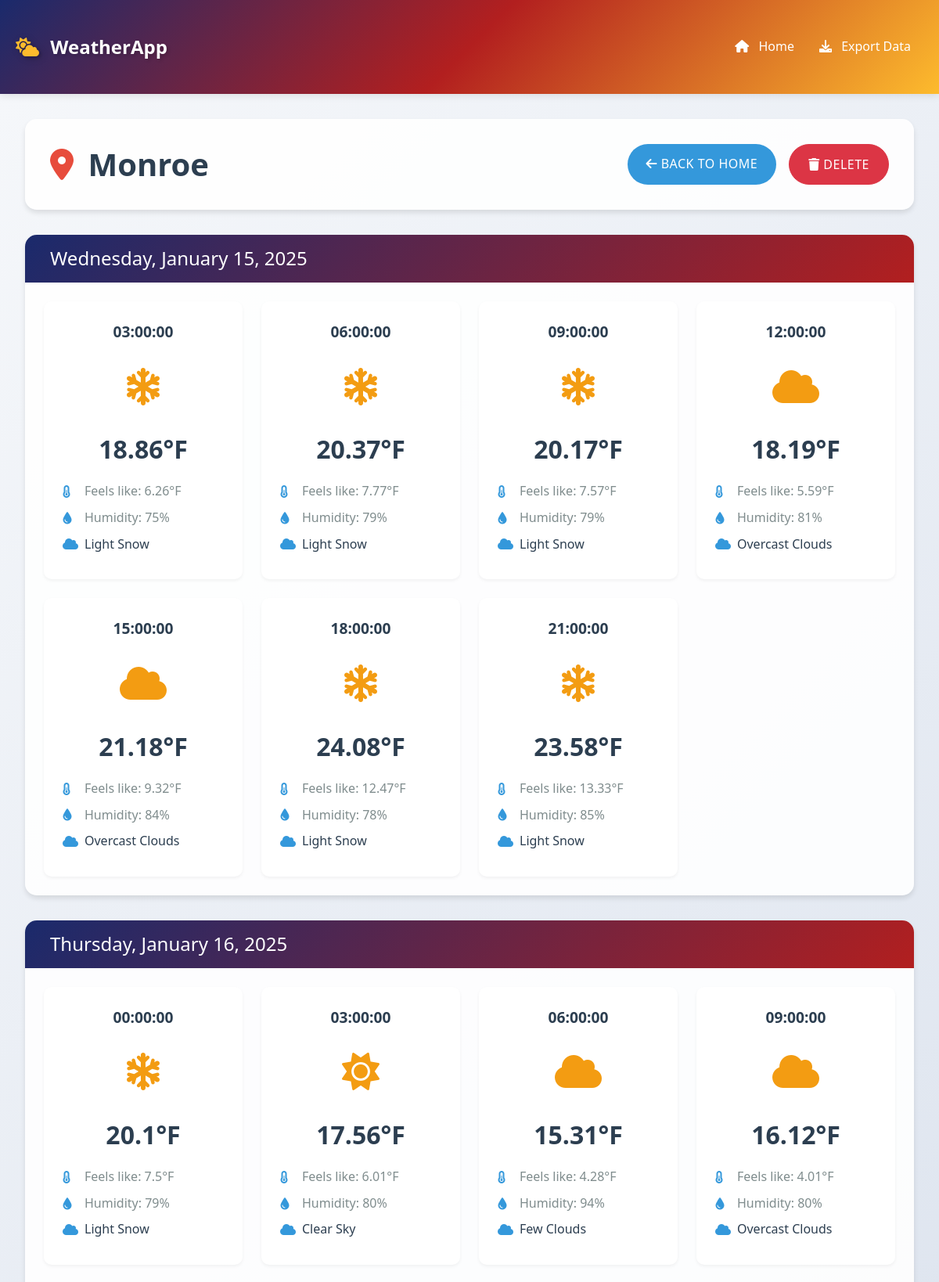
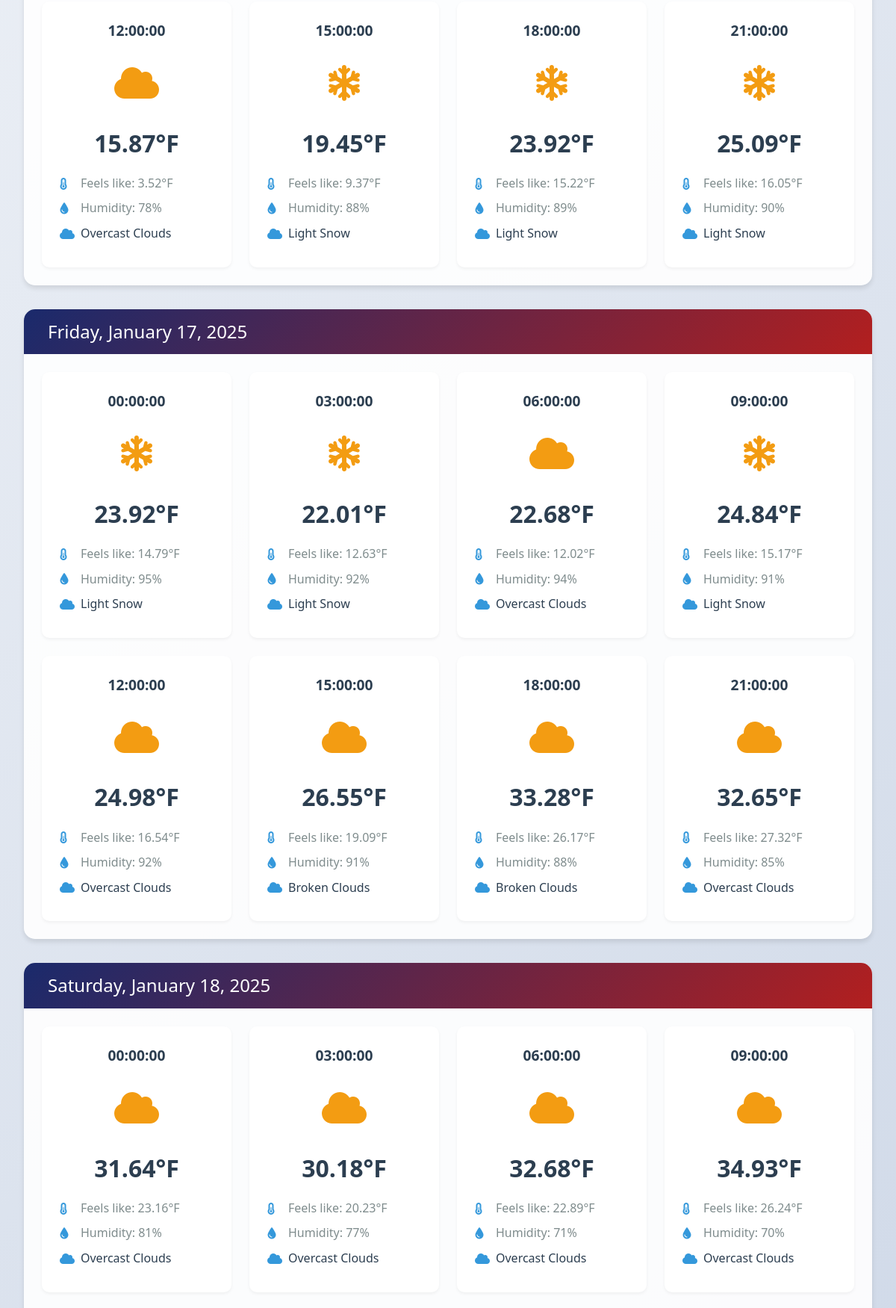
/foreCast/monroe (upper part), run on the app's committed database (2 pictures, top to bottom).
### base/models.py (models this page shows, shortened)
class City(models.Model):
    name = models.CharField(max_length=255 , null=False , blank=False)
    country = models.CharField(max_length=255 , null=False , blank=False)
    created_at = models.DateTimeField( auto_now_add=True)  # Add default for migration
    def __str__(self):
        return self.name

class Date(models.Model):
    date = models.DateField(null=False , blank=False)
    city = models.ForeignKey(City , on_delete=models.CASCADE)

class Weather(models.Model):
    date = models.ForeignKey(Date , on_delete=models.CASCADE)
    city = models.ForeignKey(City , on_delete=models.CASCADE)
    time = models.ForeignKey(Time, on_delete=models.CASCADE)
    temperature = models.FloatField(null=False , blank=False)
    humidity = models.TextField(null=False , blank=False)
    feels_like = models.TextField(null=False , blank=False)
    description = models.TextField(null=False , blank=False)

### base/views.py (the view)
# urls.py: path('foreCast/<str:city>', views.foreCast, name='foreCast'),
def foreCast(request , city):
    cityName = City.objects.get(name= city)
    dates = cityName.date_set.all()
    weather_data = {}
    for date in dates:
        related_times = date.time_set.all()
        weather_data[date] = []
        for time in related_times:
            weather=Weather.objects.get(time=time)
            weather_data[date].append({
                    "time": time.time.strftime('%H:%M:%S'),
                    "temperature": weather.temperature,
                    "humidity": weather.humidity,
                    "feels_like": weather.feels_like,
                    "description": weather.description,
                })
    return render(request, "base/forecast.html" , {'weather_date': weather_data , 'city': cityName})

### base/templates/base/forecast.html (shortened to what this page needs)
{% extends 'main.html' %}
{% block content %}
<div class="forecast-container">
    <div class="header-section">
        <div class="city-info">
            <h1><i class="fas fa-map-marker-alt"></i> {{ city|title }}</h1>
            <div class="actions">
                <a href="{% url 'home' %}" class="btn btn-primary">
                    <i class="fas fa-arrow-left"></i> Back to Home
                </a>
                <a href="{% url 'delete' city %}" class="btn btn-danger">
                    <i class="fas fa-trash"></i> Delete
                </a>
            </div>
        </div>
    </div>
    <div class="forecast-content">
        {% for date, forecasts in weather_date.items %}
        <div class="date-section">
            <div class="date-header">
                <h2>{{ date.date|date:"l, F d, Y" }}</h2>
            </div>
            <div class="forecasts-grid">
                {% for forecast in forecasts %}
                <div class="forecast-card">
                    <div class="time">{{ forecast.time }}</div>
                    <div class="weather-icon">
                        {% if 'clear' in forecast.description %}
                        <i class="fas fa-sun"></i>
                        {% elif 'cloud' in forecast.description %}
                        <i class="fas fa-cloud"></i>
                        {% elif 'rain' in forecast.description %}
                        <i class="fas fa-cloud-rain"></i>
                        {% elif 'snow' in forecast.description %}
                        <i class="fas fa-snowflake"></i>
                        {% else %}
                        <i class="fas fa-cloud-sun"></i>
                        {% endif %}
                    </div>
                    <div class="temperature">{{ forecast.temperature }}°F</div>
                    <div class="details">
                        <div class="detail-item">
                            <i class="fas fa-thermometer-half"></i>
                            Feels like: {{ forecast.feels_like }}°F
                        </div>
                        <div class="detail-item">
                            <i class="fas fa-tint"></i>
                            Humidity: {{ forecast.humidity }}%
                        </div>
                        <div class="detail-item description">
                            <i class="fas fa-cloud"></i>
                            {{ forecast.description|title }}
                        </div>
                    </div>
                </div>
                {% endfor %}
            </div>
        </div>
        {% endfor %}
    </div>
</div>
{% endblock %}

### templates/main.html (style rules this page uses)
:root { --primary-color: #2c3e50; --secondary-color: #3498db; --accent-color: #f1c40f; --background-color: #ecf0f1; --text-color: #2c3e50; --card-shadow: 0 4px 6px rgba(0, 0, 0, 0.1); --hover-transition: all 0.3s ease; }
body { font-family: 'Segoe UI', Tahoma, Geneva, Verdana, sans-serif; background: linear-gradient(135deg, #f5f7fa 0%, #c3cfe2 100%); min-height: 100vh; color: var(--text-color); line-height: 1.6; }
.btn { padding: 0.8rem 1.5rem; border-radius: 30px; font-weight: 500; text-transform: uppercase; letter-spacing: 0.5px; transition: var(--hover-transition); }
.btn-primary { background-color: var(--secondary-color); border: none; }

### base/templates/base/forecast.html (style rules this page uses)
.forecast-container { padding: 2rem; background: linear-gradient(135deg, #f5f7fa 0%, #c3cfe2 100%); min-height: calc(100vh - 76px); }
.header-section { background: rgba(255, 255, 255, 0.9); border-radius: 15px; padding: 2rem; margin-bottom: 2rem; box-shadow: 0 4px 6px rgba(0, 0, 0, 0.1); }
.city-info { display: flex; justify-content: space-between; align-items: center; }
.city-info h1 { margin: 0; color: #2c3e50; font-size: 2.5rem; font-weight: 600; }
.city-info h1 i { color: #e74c3c; margin-right: 0.5rem; }
.actions { display: flex; gap: 1rem; }
.date-section { background: rgba(255, 255, 255, 0.9); border-radius: 15px; margin-bottom: 2rem; overflow: hidden; box-shadow: 0 4px 6px rgba(0, 0, 0, 0.1); }
.date-header { background: linear-gradient(135deg, #1a2a6c, #b21f1f); color: white; padding: 1rem 2rem; }
.date-header h2 { margin: 0; font-size: 1.5rem; font-weight: 500; }
.forecasts-grid { display: grid; grid-template-columns: repeat(auto-fit, minmax(250px, 1fr)); gap: 1.5rem; padding: 1.5rem; }
.forecast-card { background: white; border-radius: 10px; padding: 1.5rem; text-align: center; box-shadow: 0 2px 4px rgba(0, 0, 0, 0.05); transition: transform 0.3s ease; }
.time { font-size: 1.2rem; color: #2c3e50; font-weight: 600; margin-bottom: 1rem; }
.weather-icon { font-size: 3rem; color: #f39c12; margin: 1rem 0; }
.temperature { font-size: 2rem; font-weight: 600; color: #2c3e50; margin-bottom: 1rem; }
.details { text-align: left; }
.detail-item { display: flex; align-items: center; gap: 0.5rem; margin-bottom: 0.5rem; color: #7f8c8d; }
.detail-item i { width: 20px; color: #3498db; }
.description { color: #2c3e50; font-weight: 500; }

### data on the page
City: name "Monroe"
Date: date "Wednesday, January 15, 2025", time "03:00:00" "06:00:00" "09:00:00" "12:00:00" "15:00:00" "18:00:00" "21:00:00"
Weather: temperature "18.86", feels_like "6.26", humidity "75", description "Light Snow"
Weather: temperature "20.37", feels_like "7.77", humidity "79", description "Light Snow"
Weather: temperature "20.17", feels_like "7.57", humidity "79", description "Light Snow"
Weather: temperature "18.19", feels_like "5.59", humidity "81", description "Overcast Clouds"
Weather: temperature "21.18", feels_like "9.32", humidity "84", description "Overcast Clouds"
Weather: temperature "24.08", feels_like "12.47", humidity "78", description "Light Snow"
Weather: temperature "23.58", feels_like "13.33", humidity "85", description "Light Snow"
Date: date "Thursday, January 16, 2025", time "00:00:00" "03:00:00" "06:00:00" "09:00:00" "12:00:00" "15:00:00" "18:00:00" "21:00:00"
Weather: temperature "20.1", feels_like "7.5", humidity "79", description "Light Snow"
Weather: temperature "17.56", feels_like "6.01", humidity "80", description "Clear Sky"
Weather: temperature "15.31", feels_like "4.28", humidity "94", description "Few Clouds"
Weather: temperature "16.12", feels_like "4.01", humidity "80", description "Overcast Clouds"
Weather: temperature "15.87", feels_like "3.52", humidity "78", description "Overcast Clouds"
Weather: temperature "19.45", feels_like "9.37", humidity "88", description "Light Snow"
Weather: temperature "23.92", feels_like "15.22", humidity "89", description "Light Snow"
Weather: temperature "25.09", feels_like "16.05", humidity "90", description "Light Snow"
Date: date "Friday, January 17, 2025", time "00:00:00" "03:00:00" "06:00:00" "09:00:00" "12:00:00" "15:00:00" "18:00:00" "21:00:00"
Weather: temperature "23.92", feels_like "14.79", humidity "95", description "Light Snow"
Weather: temperature "22.01", feels_like "12.63", humidity "92", description "Light Snow"
Weather: temperature "22.68", feels_like "12.02", humidity "94", description "Overcast Clouds"
Weather: temperature "24.84", feels_like "15.17", humidity "91", description "Light Snow"
Weather: temperature "24.98", feels_like "16.54", humidity "92", description "Overcast Clouds"
Weather: temperature "26.55", feels_like "19.09", humidity "91", description "Broken Clouds"
Weather: temperature "33.28", feels_like "26.17", humidity "88", description "Broken Clouds"
Weather: temperature "32.65", feels_like "27.32", humidity "85", description "Overcast Clouds"
Date: date "Saturday, January 18, 2025", time "00:00:00" "03:00:00" "06:00:00" "09:00:00"
Weather: temperature "31.64", feels_like "23.16", humidity "81", description "Overcast Clouds"
Weather: temperature "30.18", feels_like "20.23", humidity "77", description "Overcast Clouds"
Weather: temperature "32.68", feels_like "22.89", humidity "71", description "Overcast Clouds"
Weather: temperature "34.93", feels_like "26.24", humidity "70", description "Overcast Clouds"
